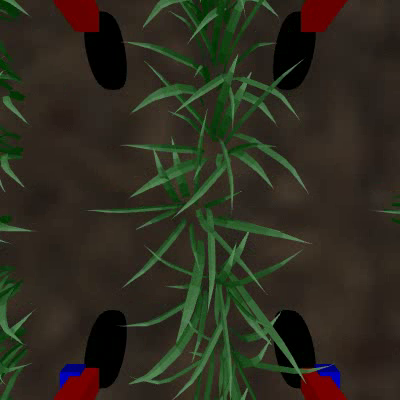
#> input picture frame 13 of videos/down.mp4, 400 x 400 px, given in place of sim_vid.mp4, which was not available
$ python image_processing_test.py
#> lines starting #> are read from the running program, lines starting #| are printed output that depends on the picture; after the words box and inside, x2 and y2 are one past the last pixel; in counts of white or black regions, pixels touching at a corner belong together; pictures that were not available may be replaced by others from this repository, and a replacement may not be noted
### agrobot_ws/src/agrobot/nodes/scanning_algorithm.py
import cv2
import numpy as np
import time
import Lines

class scanning_algorithm(object):
    def __init__(self, width, length):
#> called with width = 800, length = 800
        self.WIDTH = width
        self.LENGTH = length
        # filter for corn
        # self.LOWER_GREEN = np.array([17, 26, 0])
        # self.UPPER_GREEN = np.array([93, 255, 255])

        # filter for wheat
        self.LOWER_GREEN = np.array([31, 43, 23])
        self.UPPER_GREEN = np.array([255, 255, 100])

        self.kernel=np.ones((5,5), np.uint8)

        self.num_of_lines = 10
        # gaussian blur / dilate
        # generate_lines_time = time.time()

        self.lines = []
        for top_x in range(0, self.WIDTH, 30):
            for bottom_x in range(0, self.WIDTH, 30):
                line = self.create_line(top_x, 0, bottom_x, self.LENGTH-1)
                self.lines.append(line)
#> further down, frame is the input picture: shape (400, 400, 3); mean B, G, R 31, 44, 45.7

        self.lines = np.array(self.lines)

    # creates an array of x,y points for a line starting from a point on the top edge extedning to a point on the bottom edge
    def create_line(self, start_x, start_y, end_x, end_y):
        x_diff = abs(start_x - end_x)
        y_diff = abs(start_y - end_y)

        # keep the length constant between the two arrays
        length = int(max(x_diff, y_diff) / 5)

        x = np.linspace(start_x, end_x, length+1).astype(int)
        y = np.linspace(start_y, end_y, length+1).astype(int)

        # array of x, y coordinates defining the line
        line = np.stack((x, y), axis=1)

        return line


    # print('elapsed time to generate lines', time.time()-generate_lines_time)

    def processFrame(self, frame, show=False):
#> called with show = True
        cv2.imshow('original frame', frame)
        hsv = cv2.cvtColor(frame, cv2.COLOR_BGR2HSV)
#> hsv: shape (400, 400, 3); mean H, S, V 25.1, 105, 53.2
        # Filter image and allow only shades of green to pass
        mask = cv2.inRange(hsv, self.LOWER_GREEN, self.UPPER_GREEN)
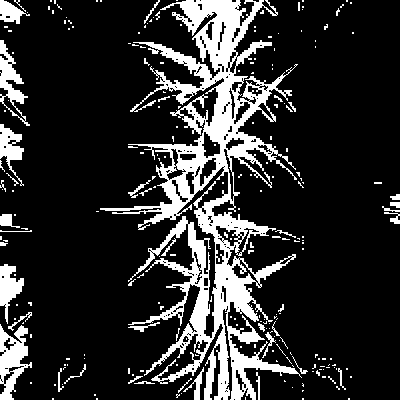
#> mask: shape (400, 400); 17.9% white; 233 white regions (194 under 20 px), largest, box (x1, y1, x2, y2) and area: (100, 0, 302, 400) 21888, (0, 324, 32, 400) 1261, (0, 40, 30, 126) 879
        # Apply gaussian blur (can be removed)
        mask = cv2.GaussianBlur(mask, (3,3), 2)
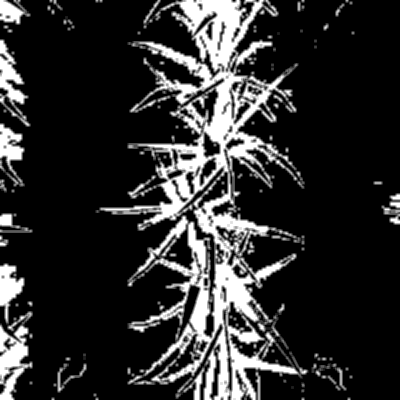
#> mask: shape (400, 400); min 0, max 255, mean 45.6
        # mask = cv2.dilate(mask, kernel, iterations = 1)
        # mask = cv2.erode(mask, kernel, iterations= 1)
        # print(mask.shape)
        mask = cv2.morphologyEx(mask, cv2.MORPH_CLOSE, self.kernel)
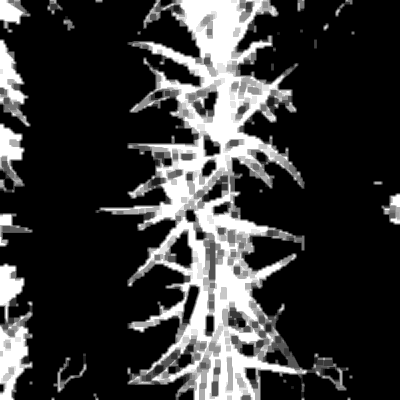
#> mask: shape (400, 400); min 0, max 255, mean 54.8

        # mask = ~mask
        # array to hold (percentage, line) pairs
        # percentage is the percentage of the line that is white when overlaying mask
        # line is the (x1, y1, x2, y2) definition of the line
        lines_array = []

        # find_lines_time = time.time()

        for line in self.lines:
            row = line[:,0]
            col = line[:,1]
            extracted = mask[col, row]
            lines_array.append((np.sum(extracted)/len(extracted), line))
#> after the loop, lines_array = []
        lines_array = np.array(lines_array)

        # finds the lines
        values = lines_array[:, 0]
        largest_indices = (-values).argsort()[:self.num_of_lines]
        most_prominent_lines = lines_array[:, 1][largest_indices]

        # print('time to find lines', time.time()-find_lines_time)

        # convert to lines as defined in Lines.py
        converted_lines = []
        for line in most_prominent_lines:
            converted_line = [line[0][0], line[0][1], line[-1][0], line[-1][1]]
            converted_lines.append(converted_line)

        intersections, points = Lines.getIntersections(converted_lines)
        vanishing_point = Lines.drawVanishingPoint(frame, points)
        for line in converted_lines:
            frame = cv2.line(frame, (line[0],line[1]), (line[2], line[3]), (255,255,255), 1)


        if show:
            cv2.imshow('after scanning algorithm', frame)
            cv2.imshow('mask', mask)

        # print('vanishing Point: ', vanishing_point)
        return frame, vanishing_point

    # helper function to resize a frame mat object
    def resize(self, frame, factor):
        # resize frame to smaller size to allow faster processing
        return cv2.resize(frame, (int(frame.shape[1] / factor), int(frame.shape[0] / factor)))


### agrobot_ws/src/agrobot/nodes/image_processing_test.py
import cv2
import numpy as np
import time

cap = cv2.VideoCapture('sim_vid.mp4')
import Lines
import scanning_algorithm
###### PARAMS ###########
# LOWER_GREEN = np.array([17, 26, 0])
# UPPER_GREEN = np.array([93, 255, 255])

# for wheat
LOWER_GREEN = np.array([31, 43, 23])
UPPER_GREEN = np.array([255, 255, 100])

kernel=np.ones((5,5), np.uint8)


#########################
def nothing(x):
    pass

threshold_window_name = 'thresholding image'
threshold_trackbar_name = "threshold value"
cv2.namedWindow(threshold_window_name)
cv2.createTrackbar(threshold_trackbar_name, threshold_window_name, 0, 255, nothing)

low_hue_trackbar_name = "low hue value"
cv2.createTrackbar(low_hue_trackbar_name, threshold_window_name, 0, 255, nothing)
high_hue_trackbar_name = "high hue value"
cv2.createTrackbar(high_hue_trackbar_name, threshold_window_name, 0, 255, nothing)

low_canny_trackbar_name = "low canny value"
cv2.createTrackbar(low_canny_trackbar_name, threshold_window_name, 0, 255, nothing)
high_canny_trackbar_name = "high canny value"
cv2.createTrackbar(high_canny_trackbar_name, threshold_window_name, 0, 255, nothing)


# creates an array of x,y points for a line starting from a point on the top edge extedning to a point on the bottom edge
def create_line(start_x, start_y, end_x, end_y):
    x_diff = abs(start_x - end_x)
    y_diff = abs(start_y - end_y)

    # keep the length constant between the two arrays
    length = int(max(x_diff, y_diff) / 5)

    x = np.linspace(start_x, end_x, length+1).astype(int)
    y = np.linspace(start_y, end_y, length+1).astype(int)

    # array of x, y coordinates defining the line
    line = np.stack((x, y), axis=1)

    return line

WIDTH = 800
HEIGHT = 800

generate_lines_time = time.time()
lines = []
for top_x in range(0, WIDTH, 30):
    for bottom_x in range(0, WIDTH, 30):
        line = create_line(top_x, 0, bottom_x, HEIGHT-1)
        lines.append(line)

lines = np.array(lines)
print('elapsed time to generate lines', time.time()-generate_lines_time)

num_of_lines = 10

scanning_algorithm = scanning_algorithm.scanning_algorithm(WIDTH, HEIGHT)
while(True):
    ret, frame = cap.read()

    if (ret):
#> (the run stopped early here; a loop or call above may not have finished)

$ run again, starting later in the video
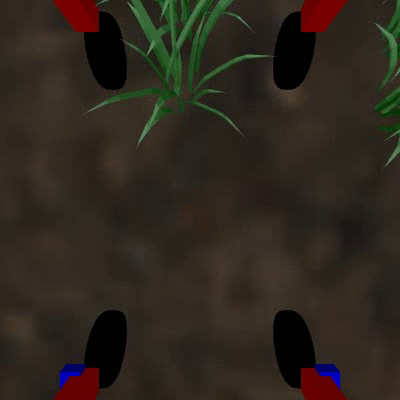
#> input picture frame 109 of videos/down.mp4, 400 x 400 px, given in place of sim_vid.mp4, which was not available
#> frame is the input picture: shape (400, 400, 3); mean B, G, R 30.3, 38.7, 46.3
#> hsv: shape (400, 400, 3); mean H, S, V 18.7, 93.2, 48.8
#> in processFrame, `mask = cv2.inRange(hsv, self.LOWER_GREEN, self.UPPER_GREEN)`:
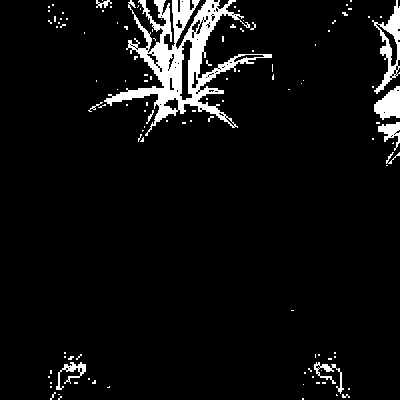
#> mask: shape (400, 400); 5.8% white; 116 white regions (105 under 20 px), largest, box (x1, y1, x2, y2) and area: (104, 0, 272, 136) 6240, (372, 0, 400, 94) 891, (374, 86, 400, 120) 577
#> in processFrame, `mask = cv2.morphologyEx(mask, cv2.MORPH_CLOSE, self.kernel)`:
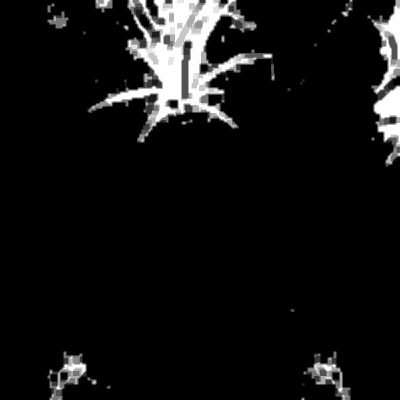
#> mask: shape (400, 400); min 0, max 255, mean 17.8
#> after the loop in processFrame, `for line in self.lines:`: lines_array = []
